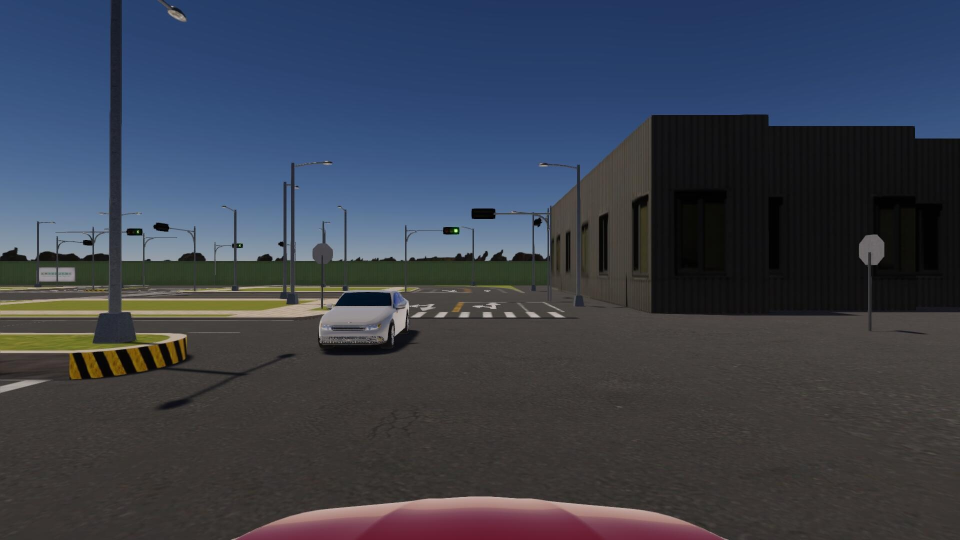
#> input picture Final Project/windows/task4/tmp_4.jpg, 1920 x 1080 px (shown at 1/2 size)
$ jupyter execute hsv_picker_npc.ipynb
#> lines starting #> are read from the running program, lines starting #| are printed output that depends on the picture; after the words box and inside, x2 and y2 are one past the last pixel; in counts of white or black regions, pixels touching at a corner belong together
[cell 1]
import cv2
import numpy as np
from matplotlib import pyplot as plt
img = cv2.imread("./tmp_4.jpg", cv2.IMREAD_COLOR)#[300:550, 750:1000]
#> img is the input picture: shape (1080, 1920, 3); mean B, G, R 77.2, 64.5, 58.7
plt.imshow(img[:,:,::-1])

[cell 2]
img_hls = cv2.cvtColor(img, cv2.COLOR_BGR2HLS)
#> img_hls: shape (1080, 1920, 3); mean of channels 0, 1, 2 57.8, 68, 51.7
npc_mask = cv2.inRange(img_hls, (0/2, 0.52*255, 0.01*255), (360/2, 0.59*255, 0.06*255))
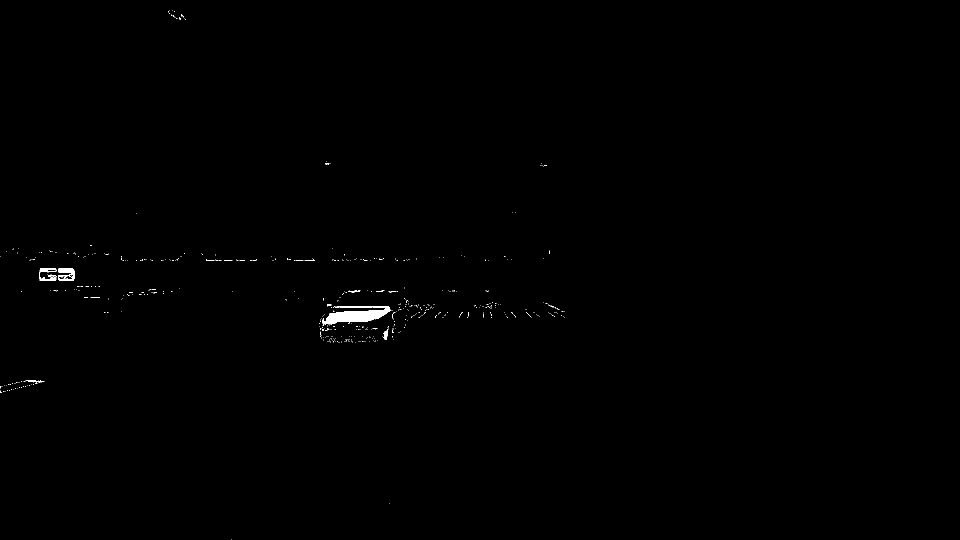
#> npc_mask: shape (1080, 1920) (shown at 1/2 size); 0.26% white; 520 white regions (511 under 20 px)
plt.imshow(npc_mask, cmap="gray")

[cell 3]
img_circle = img.copy()
cnts = cv2.findContours(npc_mask[500:], cv2.RETR_EXTERNAL, cv2.CHAIN_APPROX_SIMPLE)
#> cnts = 491 contours, 485 with area under 20; largest, box (x1, y1, x2, y2) and area: (644, 112, 783, 151) 2564, (116, 36, 149, 62) 424, (79, 49, 113, 62) 164, (80, 36, 113, 45) 116, (767, 157, 777, 180) 94, (47, 261, 89, 266) 56
print(len(cnts))  # number of contours
#| 2
# cnts = cnts[0] if len(cnts) == 2 else cnts[1]
cnts = cnts[0]# if len(cnts) == 2 else cnts[1]
print(len(cnts))  # number of contours
#| 491
for c in cnts:
    # peri = cv2.arcLength(c, True)
    # approx = cv2.approxPolyDP(c, 0.04 * peri, True)
    area = cv2.contourArea(c)
    # print(len(approx), area)
    # if len(approx) > 5 and area > 100 and area < 500:
    if area > 2000:
        print(area)
        ((x, y), r) = cv2.minEnclosingCircle(c)
        cv2.circle(img_circle, (int(x), int(y)), int(r), (0, 255, 0), 2)
#> this loop made 491 passes
#> (area, x, y, r) on pass 259: (2564.5, 713, 132.5, 70.12)
#> area on pass 32: 56.5
#| 2564.5
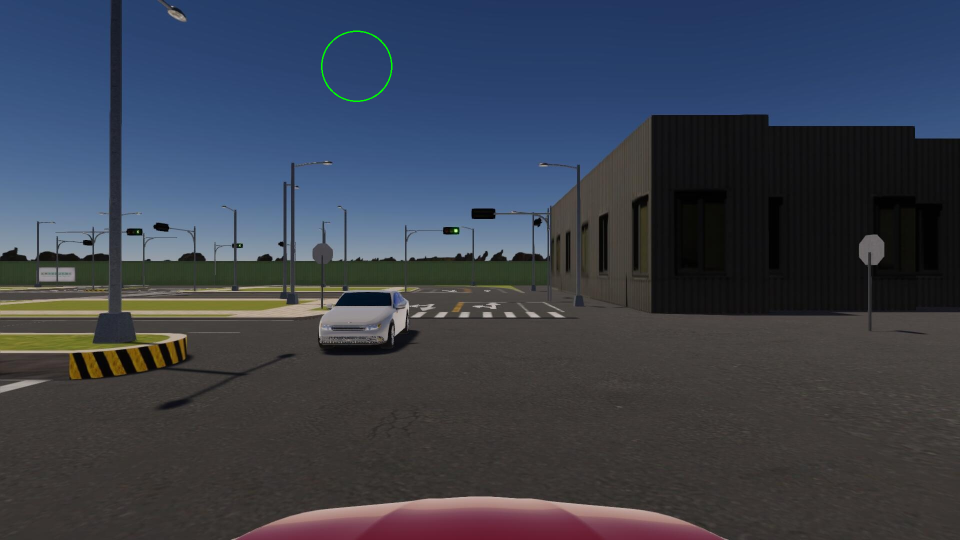
#> img_circle: shape (1080, 1920, 3) (shown at 1/2 size); 0.06% of pixels changed, all inside (x1, y1, x2, y2) = (642, 61, 785, 204)

plt.imshow(img_circle[:,:,::-1], cmap="gray")

$ run again, with Final Project/windows/task4/tmp_0.jpg copied over Final Project/windows/task4/tmp_4.jpg
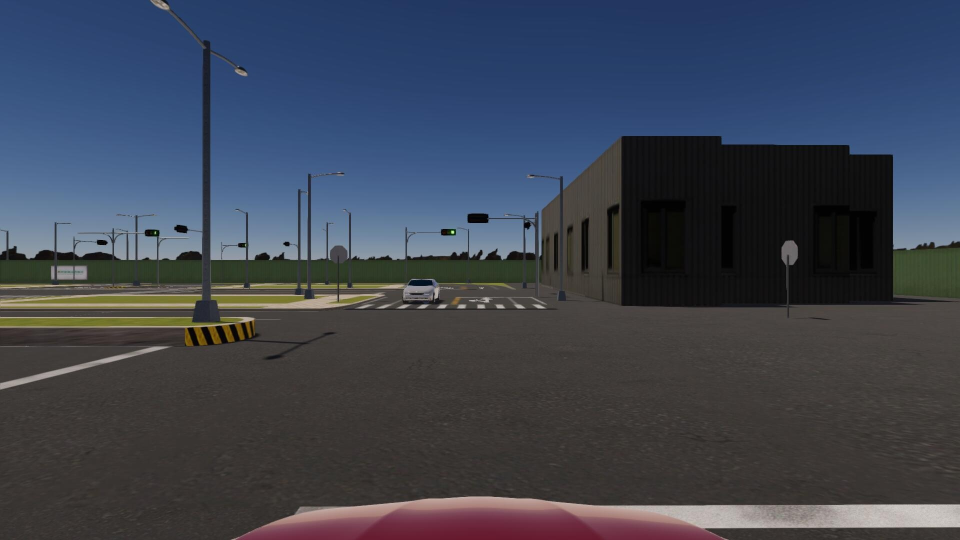
#> input picture Final Project/windows/task4/tmp_0.jpg, 1920 x 1080 px (shown at 1/2 size)
#> img is the input picture: shape (1080, 1920, 3); mean B, G, R 81.7, 68, 61.5
#> img_hls: shape (1080, 1920, 3); mean of channels 0, 1, 2 58.2, 71.7, 52.6
#> `npc_mask = cv2.inRange(img_hls, (0/2, 0.52*255, 0.01*255), (360/2, 0.5..`:
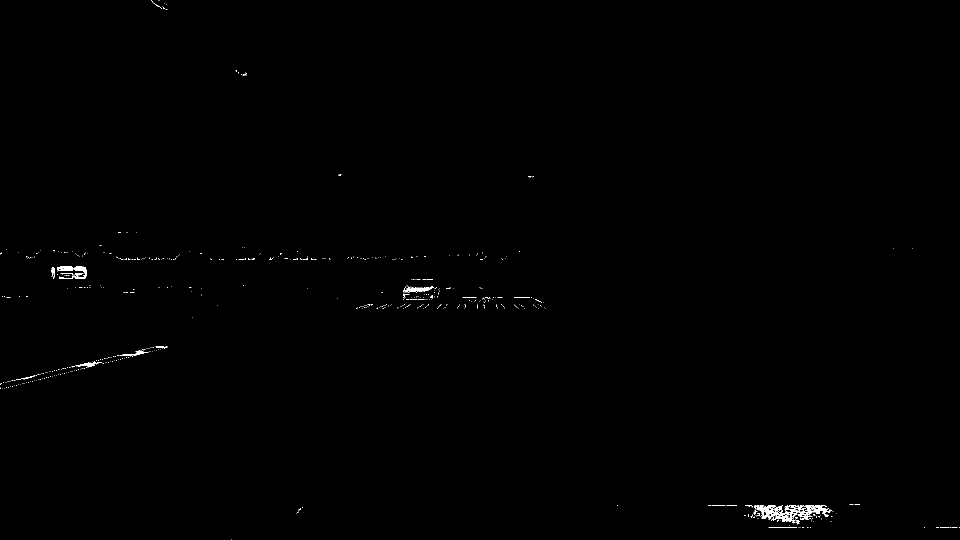
#> npc_mask: shape (1080, 1920) (shown at 1/2 size); 0.27% white; 558 white regions (536 under 20 px)
#> cnts = 531 contours, 518 with area under 20; largest, box (x1, y1, x2, y2) and area: (1508, 510, 1664, 547) 2250, (807, 72, 868, 86) 278, (149, 33, 173, 58) 266, (114, 33, 147, 42) 218, (151, 225, 204, 234) 146
#| 2
#| 531
#> the loop `for c in cnts:` made 531 passes
#> (area, x, y, r) on pass 60: (2250.5, 1585.5, 517, 77.56)
#> (printed output is left out)
#> after the loop `for c in cnts:`:
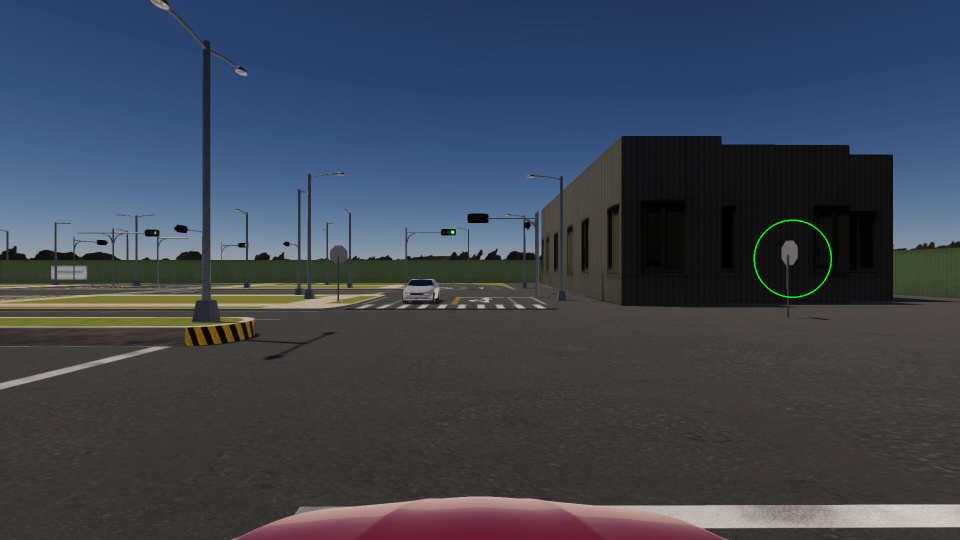
#> img_circle: shape (1080, 1920, 3) (shown at 1/2 size); 0.07% of pixels changed, all inside (x1, y1, x2, y2) = (1507, 439, 1664, 596)
